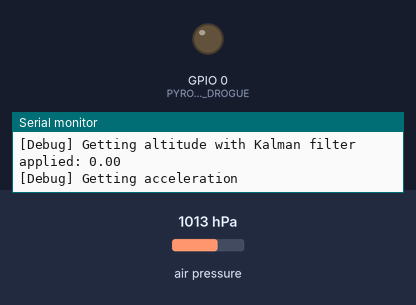
The sketch below on a simulated ESP32. Parts: output pins drawn as LEDs (lit = HIGH), the last lines printed to the serial monitor. Inputs (shaded band) come from the test bench; at power-on: air pressure 1013 hPa. EEPROM starts erased.

Above: at 1.4 s.
1.5 s: air pressure set to 952 hPa
3.7 s: air pressure set to 955 hPa
At 5.4 s:
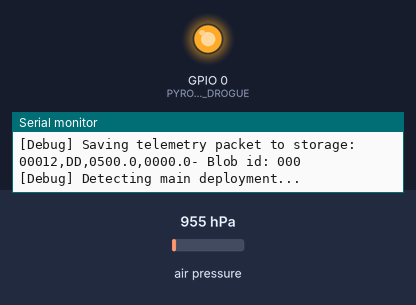
Timing chart, 0 to 6.9 s (numbered marks = the images above; inputs shaded):
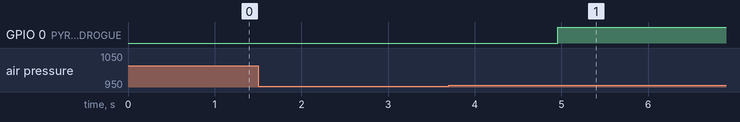

Measured:
- after the input at 3.7 s, GPIO 0 (PYRO_PIN_DROGUE): LOW → HIGH after 1.3 s

The sketch:

main.ino
```cpp
#include "Logger.h"
#include "StorageModule.h"
#include "ElectromechanicalModule.h"
#include "SensorModule.h"
#include <stdint.h>

#include <vector>

// Enums
#define STATE_STARTUP 0
#define STATE_PRE_APOGEE 1
#define STATE_DROGUE_DEPLOYED 2
#define STATE_MAIN_DEPLOYED 3
#define STATE_LANDED 4

// Telemetry packet related data
#define TELEMETRY_PACKET_STRING_LENGTH 23

static const char startupStr[2] = {'S', 'T'};
static const char preApogeeStr[2] = {'P', 'R'};
static const char drogueDeployedStr[2] = {'D', 'D'};
static const char mainDeployedStr[2] = {'M', 'D'};
static const char landedStr[2] = {'L', 'A'};

const char* STATE_STRING_ARRAY[5] = {startupStr, preApogeeStr, drogueDeployedStr, mainDeployedStr, landedStr};


// State variables
uint8_t currentState = STATE_STARTUP;
char telPacketString[TELEMETRY_PACKET_STRING_LENGTH]; // Assumed null terminated
unsigned long lastMilis = 0;


// Launch/Apogee detection algorithms
#define MAX_LATEST_ALTITUDES 3
#define MAX_LATEST_ALTITUDES_AFTER_APOGEE 7
#define LAUNCH_DETECTION_MARGIN 5
#define APOGEE_DETECTION_MARGIN 0.8
#define LANDING_DETECTION_MARGIN 0.8
#define LANDING_ALTITUDE 3
#define MAIN_PARACHUTE_DEPLOYMENT_ALTITUDE 300 // In meters

std::vector<float> latestAltitudes;


// Modules
StorageModule storageModule = StorageModule();
ElectromechanicalModule electromechanicalModule = ElectromechanicalModule();
SensorModule sensorModule = SensorModule();

void setup() {
  Serial.begin(9600);

  storageModule.init();
  sensorModule.init();
  electromechanicalModule.init();

  lastMilis = millis();

  switchToState(storageModule.loadCurrentState(STATE_STARTUP));
}

void loop() {
  unsigned long currMillis = millis();

  switch(currentState) {
    case STATE_STARTUP:
      if (currMillis - lastMilis > 100) {
        float altitude = sensorModule.getAltitude();
        float acceleration = sensorModule.getAcceleration();

        latestAltitudes.push_back(altitude);
        if (latestAltitudes.size() > MAX_LATEST_ALTITUDES) latestAltitudes.erase(latestAltitudes.begin());

        createTelemetryPacketStr(storageModule.packetCount, currentState, altitude, acceleration);
        storageModule.addTelemetryPacketToFlightLog(telPacketString);

        if (detectLaunch(altitude, acceleration)){
          Logger::log("Vehicle launched.");
          switchToState(STATE_PRE_APOGEE);
        }
        lastMilis = currMillis;
      }
      break;
    case STATE_PRE_APOGEE:
      if (currMillis - lastMilis > 500) {
        float altitude = sensorModule.getAltitude();
        float acceleration = sensorModule.getAcceleration();

        latestAltitudes.push_back(altitude);
        if (latestAltitudes.size() > MAX_LATEST_ALTITUDES) latestAltitudes.erase(latestAltitudes.begin());

        createTelemetryPacketStr(storageModule.packetCount, currentState, altitude, acceleration);
        storageModule.addTelemetryPacketToFlightLog(telPacketString);

        if (detectApogee(altitude, acceleration)){
          Logger::log("Apogee reached.");
          Logger::debug("Altitude: " + String(altitude));
          switchToState(STATE_DROGUE_DEPLOYED);
        }
        lastMilis = currMillis;
      }
      break;
    case STATE_DROGUE_DEPLOYED:
      if (currMillis - lastMilis > 500) {
        float altitude = sensorModule.getAltitude();
        float acceleration = sensorModule.getAcceleration();

        latestAltitudes.push_back(altitude);
        if (latestAltitudes.size() > MAX_LATEST_ALTITUDES_AFTER_APOGEE) latestAltitudes.erase(latestAltitudes.begin());

        createTelemetryPacketStr(storageModule.packetCount, currentState, altitude, acceleration);
        storageModule.addTelemetryPacketToFlightLog(telPacketString);

        if (detectMainDeployment(altitude, acceleration)){
          Logger::log("Main parachute altitude (300m) reached.");
          switchToState(STATE_MAIN_DEPLOYED);
        }
        lastMilis = currMillis;
      }
      break;
    case STATE_MAIN_DEPLOYED:
      if (currMillis - lastMilis > 500) {
        float altitude = sensorModule.getAltitude();
        float acceleration = sensorModule.getAcceleration();

        latestAltitudes.push_back(altitude);
        if (latestAltitudes.size() > MAX_LATEST_ALTITUDES_AFTER_APOGEE) latestAltitudes.erase(latestAltitudes.begin());

        createTelemetryPacketStr(storageModule.packetCount, currentState, altitude, acceleration);
        storageModule.addTelemetryPacketToFlightLog(telPacketString);

        if (detectLanding(altitude, acceleration)){
          Logger::log("Vehicle landed :)");
          switchToState(STATE_LANDED);
        }
        lastMilis = currMillis;
      }
      break;
    case STATE_LANDED:
      if (currMillis - lastMilis > 2000) {
        float altitude = sensorModule.getAltitude();

        createTelemetryPacketStr(storageModule.packetCount, currentState, 0, 0);
        storageModule.addTelemetryPacketToFlightLog(telPacketString);

        lastMilis = currMillis;
      }
      break;
  }
}

void switchToState(int8_t newState) {
  currentState = newState;
  Logger::log("Switching to state: " + String(currentState));
  storageModule.saveCurrentState(currentState);
  switch (currentState) {
    case STATE_DROGUE_DEPLOYED:
      electromechanicalModule.deployDrogueParachute();
      break;
    case STATE_MAIN_DEPLOYED:
      electromechanicalModule.deployMainParachute();
      break;
  }
}

bool detectLaunch(float currAltitude, float currAccel) {
  if (latestAltitudes.size() < MAX_LATEST_ALTITUDES) return false;
  if (biggerThan(latestAltitudes.at(latestAltitudes.size()-1), latestAltitudes.at(latestAltitudes.size()-2), LAUNCH_DETECTION_MARGIN))
      return true;
  return false;
}

bool detectApogee(float currAltitude, float currAccel) {
  if (latestAltitudes.size() < MAX_LATEST_ALTITUDES) return false;
  if (smallerThan(latestAltitudes.at(2), latestAltitudes.at(1), APOGEE_DETECTION_MARGIN) &&
      smallerThan(latestAltitudes.at(1), latestAltitudes.at(0), APOGEE_DETECTION_MARGIN))
      return true;
  return false;
}

bool detectLanding(float currAltitude, float currAccel) {
  Logger::debug("Detecting landing...");
  return latestAltitudes.back() < LANDING_ALTITUDE;
}

bool detectMainDeployment(float currAltitude, float currAccel) {
  Logger::debug("Detecting main deployment...");
  return latestAltitudes.back() < MAIN_PARACHUTE_DEPLOYMENT_ALTITUDE;
}

bool biggerThan(float v1, float v2, float margin) {
  return v1 - v2 > margin;
}

bool smallerThan(float v1, float v2, float margin) {
  return v2 - v1 > margin;
}

bool equals(float v1, float v2, float margin) {
  return abs(v1 - v2) < margin;
}

// Format is <PACKET_COUNT>,<STATE>,<ALTITUDE>,<ACCELERATION>
// Example result: 10000,ST,9999.9,9999.9
//                 00021,PO,0604.2,9999.9
char* createTelemetryPacketStr(uint16_t packetCount, uint8_t currentState, float altitude, float acceleration) {
  Logger::debug("Creating telemetry packet...");

  sprintf(telPacketString, "%05d", packetCount);

  telPacketString[5] = ',';

  memcpy(telPacketString + 6, STATE_STRING_ARRAY[currentState], 2);

  telPacketString[8] = ',';

  sprintf(telPacketString + 9, "%06.1f", altitude);

  telPacketString[15] = ',';

  sprintf(telPacketString + 16, "%06.1f", acceleration);

  telPacketString[22] = '\0';

  // if (gpsLat < 0){
  //   sprintf(telPacketString + 16, "%08.5f", gpsLat);
  // } else {
  //   telPacketString[16] = ' ';
  //   sprintf(telPacketString + 17, "%08.5f", gpsLat);
  // }

  // telPacketString[25] = ',';

  // if (gpsLng < 0) {
  //   sprintf(telPacketString + 26, "%08.5f", gpsLng);
  // } else {
  //   telPacketString[26] = ' ';
  //   sprintf(telPacketString + 27, "%08.5f", gpsLng);
  // }

  // telPacketString[16] = '\0';

  return telPacketString;
}
```

ElectromechanicalModule.h
```cpp
#define PYRO_PIN_DROGUE 0
#define PYRO_PIN_MAIN 0

#define GREEN_PIN 0
#define RED_PIN 0

class ElectromechanicalModule {
  bool drogueDeployed = false;
  bool mainDeployed = false;

  public:

    void init() {
      // pinMode(GREEN_PIN, OUTPUT);
      // pinMode(RED_PIN, OUTPUT);
      pinMode(PYRO_PIN_DROGUE, OUTPUT);
      pinMode(PYRO_PIN_MAIN, OUTPUT);
      Logger::log("Electromechanical Module initialized.");
    }

    void deployDrogueParachute() {
      Logger::log("Deploying drogue parachute...");

      // digitalWrite(GREEN_PIN, !digitalRead(GREEN_PIN));
      // delay(500);
      // digitalWrite(GREEN_PIN, !digitalRead(GREEN_PIN));

      digitalWrite(PYRO_PIN_DROGUE, HIGH); //FIRE!
      drogueDeployed = true;
      Logger::log("Charges fired, drogue parachute deployed!");
    }

    void deployMainParachute() {
      Logger::log("Deploying main parachute...");

      // digitalWrite(GREEN_PIN, !digitalRead(RED_PIN));
      // delay(500);
      // digitalWrite(GREEN_PIN, !digitalRead(RED_PIN));

      digitalWrite(PYRO_PIN_MAIN, HIGH); //FIRE!
      mainDeployed = true;
      Logger::log("Charges fired, main parachute deployed!");
    }

};
```

KalmanFilter.cpp
```cpp
#include "Arduino.h"
#include "KalmanFilter.h"
#include <math.h>

KalmanFilter::KalmanFilter(float mea_e, float est_e, float q)
{
  _err_measure = mea_e;
  _err_estimate = est_e;
  _q = q;
}

float KalmanFilter::updateEstimate(float mea)
{
  _kalman_gain = _err_estimate/(_err_estimate + _err_measure);
  _current_estimate = _last_estimate + _kalman_gain * (mea - _last_estimate);
  _err_estimate =  (1.0 - _kalman_gain) * _err_estimate + fabs(_last_estimate-_current_estimate)*_q;
  _last_estimate=_current_estimate;

  return _current_estimate;
}

void KalmanFilter::setMeasurementError(float mea_e)
{
  _err_measure=mea_e;
}

void KalmanFilter::setEstimateError(float est_e)
{
  _err_estimate=est_e;
}

void KalmanFilter::setProcessNoise(float q)
{
  _q=q;
}

float KalmanFilter::getKalmanGain() {
  return _kalman_gain;
}

float KalmanFilter::getEstimateError() {
  return _err_estimate;
}
```

KalmanFilter.h
```cpp
// (licence header left out)
#ifndef KALMANFILTER_H
#define KALMANFILTER_H

class KalmanFilter
{

public:
  KalmanFilter(float mea_e, float est_e, float q);
  float updateEstimate(float mea);
  void setMeasurementError(float mea_e);
  void setEstimateError(float est_e);
  void setProcessNoise(float q);
  float getKalmanGain();
  float getEstimateError();

private:
  float _err_measure;
  float _err_estimate;
  float _q;
  float _current_estimate;
  float _last_estimate;
  float _kalman_gain;

};

#endif
```

Logger.h
```cpp
#include <stdint.h>

class Logger {
  static const bool debugActivated = true;

  public:
    static void debug(char* message) {
      if (debugActivated) {
        Serial.print("[Debug] ");
        Serial.println(message);
      }
    }

    static void debug(float value) {
      if (debugActivated) {
        Serial.print("[Debug] ");
        Serial.println(value);
      }
    }

    static void debug(String message) {
      if (debugActivated) {
        Serial.print("[Debug] ");
        Serial.println(message);
      }
    }

    static void log(char* message) {
      Serial.print("[Log] ");
      Serial.println(message);
    }

    static void log(float value) {
      Serial.print("[Log] ");
      Serial.println(value);
    }

    static void log(String message) {
      Serial.print("[Log] ");
      Serial.println(message);
    }
};
```

SensorModule.h
```cpp
#include <Adafruit_BMP280.h>
#include "KalmanFilter.h"

// BMP280 pins
#define BMP_PIN 118 //0x76

// MPU6050

#define MPU_PIN 0


class SensorModule {
  public:
  float bmpBasePressureHPa = 1008;

  KalmanFilter pressureKalmanFilter = KalmanFilter(1, 1, 0.01);

  Adafruit_BMP280 bmp280;

  void init() {
    Logger::log("Initializing sensor Module...");

    // Initialize BMP
    bmp280.begin(BMP_PIN);
    bmp280.setSampling(Adafruit_BMP280::MODE_NORMAL,     // Operating Mode.
                     Adafruit_BMP280::SAMPLING_X2,     // Temp. oversampling
                     Adafruit_BMP280::SAMPLING_X1,    // Pressure oversampling
                     Adafruit_BMP280::FILTER_OFF,      // Filtering.
                     Adafruit_BMP280::STANDBY_MS_1); // Standby time.
    bmpBasePressureHPa = bmp280.readPressure() / 100;

    // Initialize MPU


    Logger::log("Sensor Module initialized.");
  }


  float getAltitude() {
    float alt = bmp280.readAltitude(bmpBasePressureHPa);
    float pressure = bmp280.readPressure();
    float est_alt = pressureKalmanFilter.updateEstimate(alt);
    Logger::debug("Getting altitude with Kalman filter applied: " + String(est_alt));
    return est_alt;
  }

  float getRawAltitude() {
    float alt = bmp280.readAltitude(bmpBasePressureHPa);
    float pressure = bmp280.readPressure();
    Logger::debug("Getting raw altitude: " + String(alt));
    return alt;
  }

  float getAcceleration() {
    Logger::debug("Getting acceleration");
    return 0;
  }

};
```

StorageModule.h
```cpp
#include <stdlib.h>
#include <stdint.h>

#include <Preferences.h>

#define CURRENT_STATE_KEY "curr_state"
#define PACKET_COUNT_KEY "packet_count"

class StorageModule {
  Preferences preferences;
  public:
    uint16_t packetCount = 0;

    void init(){
      preferences.begin("lanzamiento00", false);
      // Uncomment the line below to erase flash memory on init
      preferences.clear();

      Logger::log("Storage Module initialized.");
      packetCount = loadTelemetryPacketCount();
    }

    uint8_t loadCurrentState(uint8_t defaultState) {
      uint8_t savedState = preferences.getUChar(CURRENT_STATE_KEY, 255); // 255 is the default value returned if no saved state is found
      if (savedState == 255) {
        Logger::debug("No previous state found in memory, defaulting to " + String(defaultState));
        return defaultState;
      } else {
        Logger::debug("Found previous state in memory: " + String(savedState));
        return savedState;
      }
    }

    void saveCurrentState(uint8_t currentState) {
      preferences.putUChar(CURRENT_STATE_KEY, currentState);
      Logger::debug("Saved current state:" + String(currentState));
    }

    void addTelemetryPacketToFlightLog(char* telemetryPacket) {

      char blobIdStr[4];
      sprintf(blobIdStr, "%03d", packetCount / 20);

      String currentBlobContent = preferences.getString(blobIdStr, "");
      preferences.putString(blobIdStr, currentBlobContent + String(telemetryPacket));
      saveTelemetryPacketCount(packetCount);
      packetCount++;
      Logger::debug("Saving telemetry packet to storage: " + String(telemetryPacket) + "- Blob id: " + String(blobIdStr));
    }

    uint16_t loadTelemetryPacketCount() {
      uint16_t savedPacketCount = preferences.getUShort(PACKET_COUNT_KEY, 0);
      Logger::debug("Packet count in memory: " + String(savedPacketCount));
      return savedPacketCount;
    }

    void saveTelemetryPacketCount(uint16_t count) {
      preferences.putUShort(PACKET_COUNT_KEY, count);
      Logger::debug("Saved current telemetry package count:" + String(count));
    }


};
```
